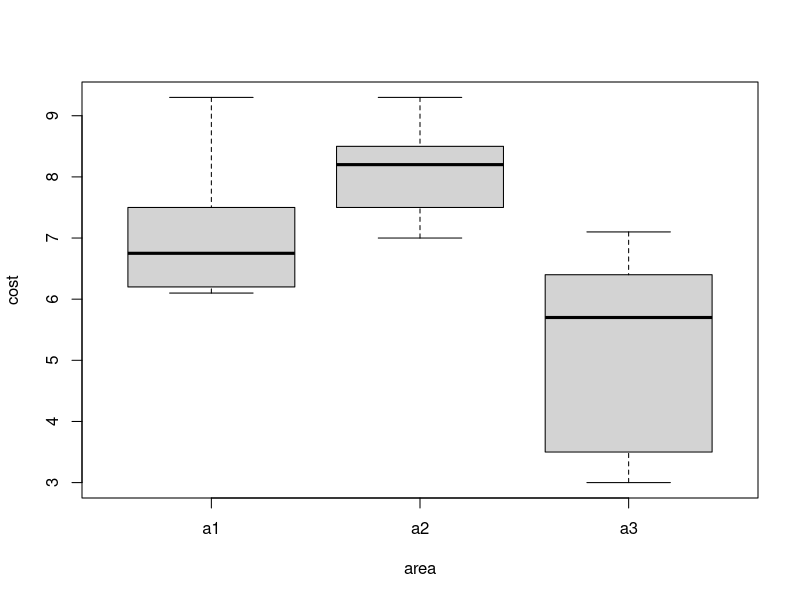

This figure's R source:
## ---- chunk 1
library(tidyverse)
library(dplyr)
## ---- chunk 2
# t of the given bypass group
bypass.t<-qt(p=0.95, df=539)
bypass.t
## ---- chunk 3
# confidence interval of bypass group
bypass.conf.up<-19+bypass.t*(10/sqrt(539))
bypass.conf.low<-19-bypass.t*(10/sqrt(539))
bypass.conf.up
bypass.conf.low
## ---- chunk 4
# confidence interval of angiography group

angio.t<-qt(p=0.95, df=847)
angio.t
## ---- chunk 5
angio.conf.up<-18+angio.t*(9/sqrt(847))
angio.conf.low<-18-angio.t*(9/sqrt(847))
angio.conf.up
angio.conf.low
## ---- chunk 6
set.seed(1)

bypass.s<-rnorm(539, mean=19, sd=10)
angio.s<-rnorm(847, mean=18, sd=9)

t.test(bypass.s, conf.level = .9)
t.test(angio.s, conf.level = .9)
## ---- chunk 7
q2<-c(rep(1, 567), rep(0,464))
## ---- chunk 8
t.test(q2)
## ---- chunk 9
(1.96*42.5/5)^2
## ---- chunk 10
t.a<-((410-500)/(90/3))
t.a
## ---- chunk 11
p.a<-(pt(t.a, df=8))*2
p.a
## ---- chunk 12
t.b<--3
p.b<-pt(t.b, df=8)
p.b
## ---- chunk 13
t.c<--3
p.c<-(1-pt(t.c, df=8))
p.c
## ---- chunk 14
# Jones's t and p-value
jones.t<-(519.5-500)/10
jones.p<-(1-pt(jones.t, df=999))*2
jones.t
jones.p
## ---- chunk 15
# Smith's t and p-value
smith.t<-(519.7-500)/10
smith.p<-(1-pt(smith.t, df=999))*2
smith.t
smith.p
## ---- chunk 16
df1 <- data.frame(
  grade = rep("6th", 100),
  snack = c(rep("healthy", 31), rep("unhealthy", 69)))

df2 <- data.frame(
  grade = rep("7th", 100),
  snack = c(rep("healthy", 43), rep("unhealthy", 57)))

df3 <- data.frame(
  grade = rep("8th", 100),
  snack = c(rep("healthy", 51), rep("unhealthy", 49)))

df<-rbind(df1, df2, df3)
table(df)
## ---- chunk 17
chisq.test(table(df))
## ---- chunk 18
df.7<-data.frame(
  cost=c(6.2, 9.3, 6.8, 6.1, 6.7, 7.5, 7.5, 8.2, 8.5, 8.2, 7.0, 9.3, 5.8, 6.4, 5.6, 7.1, 3.0, 3.5),
  area=c(rep("a1", 6), rep("a2", 6), rep("a3", 6))
)
## ---- chunk 19
summary(aov(cost~area, df.7))
## ---- chunk 20
boxplot(cost~area, data=df.7)
